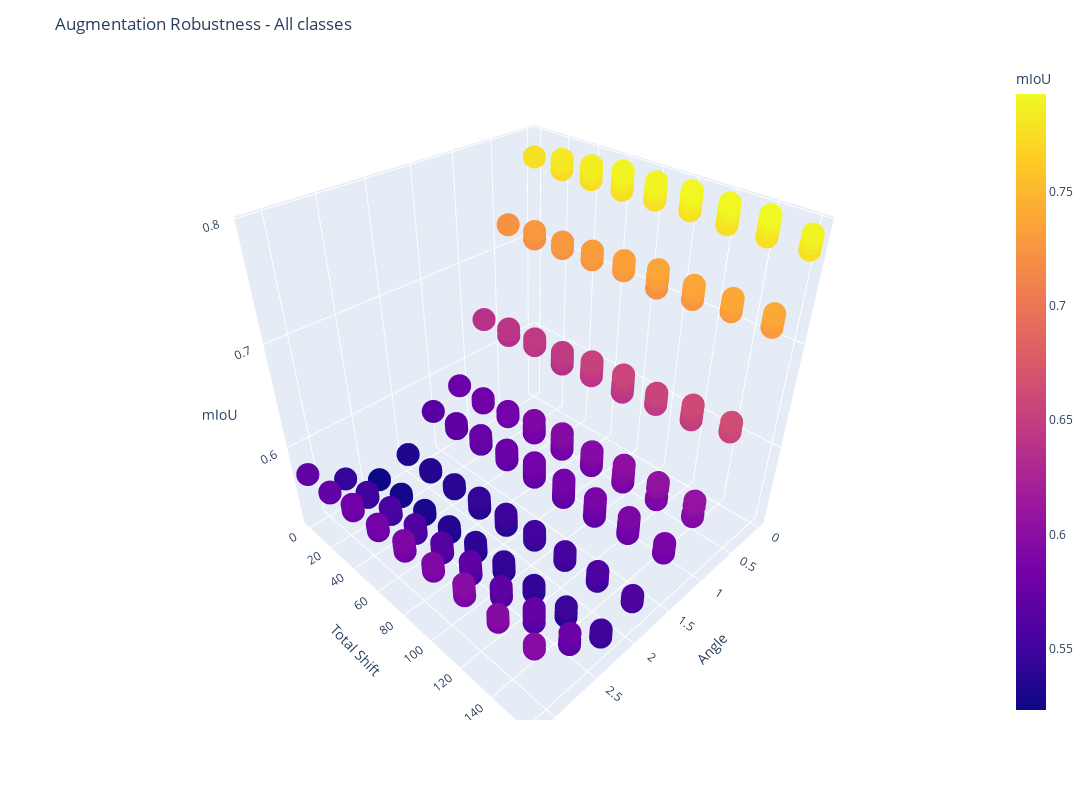

This figure's notebook cell:
### Code cell
fig = px.scatter_3d(df, x='Angle', y=total_shift, z='mIoU',
              color='mIoU', width=1200, height=800, labels={"y":"Total Shift"}, range_color=[min_iou, max_iou])

fig.update_layout(title="Augmentation Robustness - All classes")
fig.update_coloraxes(cmin=min_iou, cmax=max_iou)
fig.show()

### Figure 1 — Plotly figure (JSON) as saved in the notebook; plotly's stock layout.template omitted (floating-point values rounded to 4 significant figures; data arrays with more than 128 entries replaced by an {"elided": "..."} marker saying what was removed)
{"data": [{"hovertemplate": "Angle=%{x}<br>Total Shift=%{y}<br>mIoU=%{marker.color}<extra></extra>", "legendgroup": "", "marker": {"color": {"elided": "729 float values"}, "coloraxis": "coloraxis", "symbol": "circle"}, "mode": "markers", "name": "", "scene": "scene", "showlegend": false, "type": "scatter3d", "x": {"elided": "729 float values"}, "y": {"elided": "729 int values"}, "z": {"elided": "729 float values"}}], "layout": {"coloraxis": {"cmax": 0.793, "cmin": 0.523, "colorbar": {"title": {"text": "mIoU"}}, "colorscale": [[0, "#0d0887"], [0.1111, "#46039f"], [0.2222, "#7201a8"], [0.3333, "#9c179e"], [0.4444, "#bd3786"], [0.5556, "#d8576b"], [0.6667, "#ed7953"], [0.7778, "#fb9f3a"], [0.8889, "#fdca26"], [1, "#f0f921"]]}, "height": 800, "legend": {"tracegroupgap": 0}, "margin": {"t": 60}, "scene": {"domain": {"x": [0, 1], "y": [0, 1]}, "xaxis": {"title": {"text": "Angle"}}, "yaxis": {"title": {"text": "Total Shift"}}, "zaxis": {"title": {"text": "mIoU"}}}, "title": {"text": "Augmentation Robustness - All classes"}, "width": 1200}}
